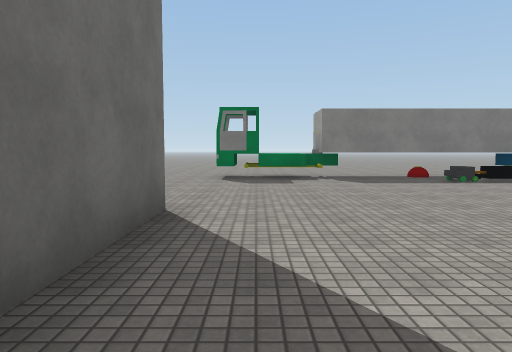
[1] (above)

24 first-person views from a walk through a 3-D level made in the Unity game engine. The camera is 1.3 m above the floor, tilts 4° down and sees 70° across. The floor is counted in squares, 2 m on a side. Each view is taken from the middle of a square. On the plan, view 1 faces up. The plan holds only what a view shows up to about 11 squares ahead; the rest is blank. The place goes on beyond the plan. The player is left out. Surface patterns are stand-ins for the level's own textures.

[2]
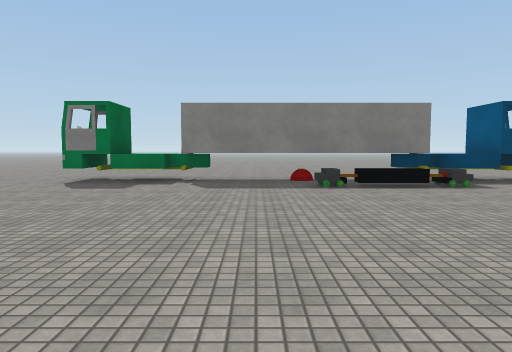

[3]
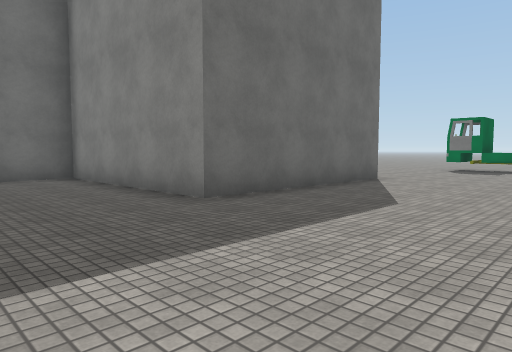

[4]
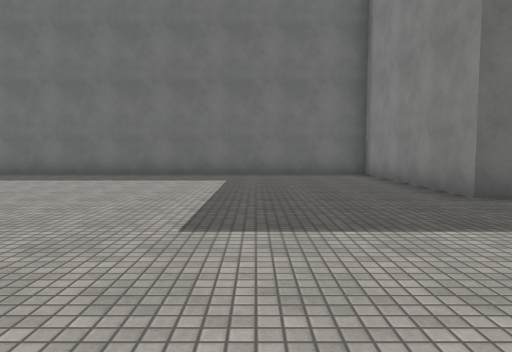

[5]
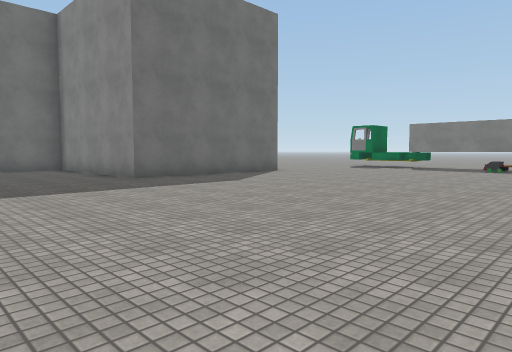

[6]
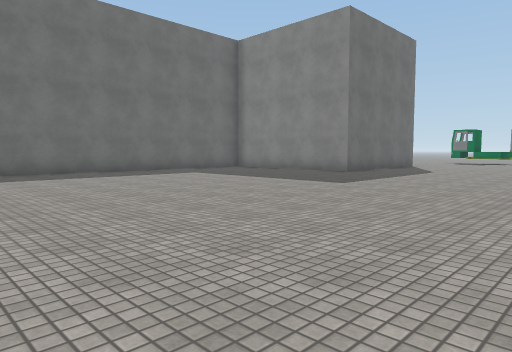

[7]
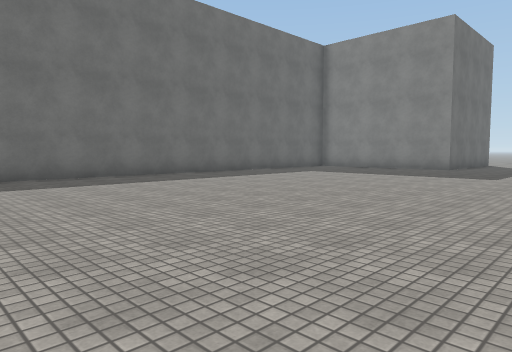

[8]
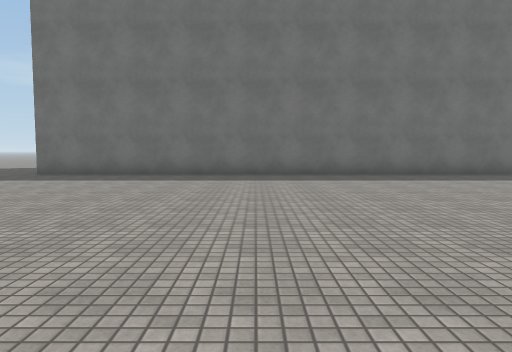

[9]
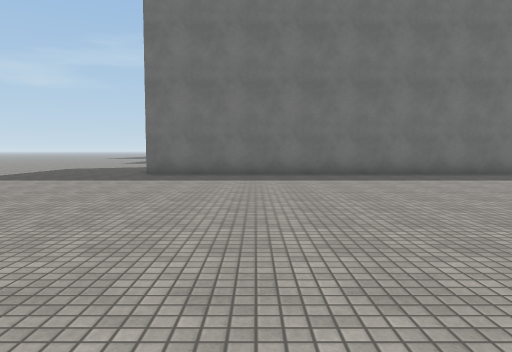

[10]
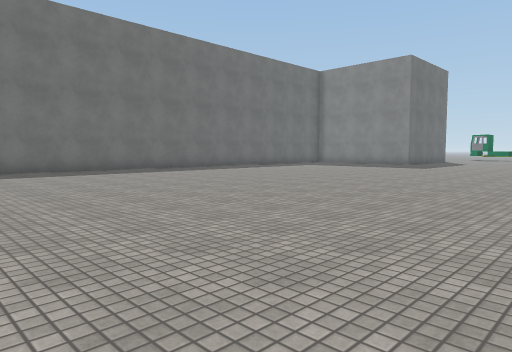

[11]
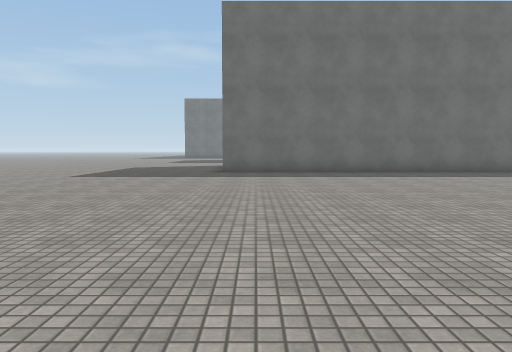

[12]
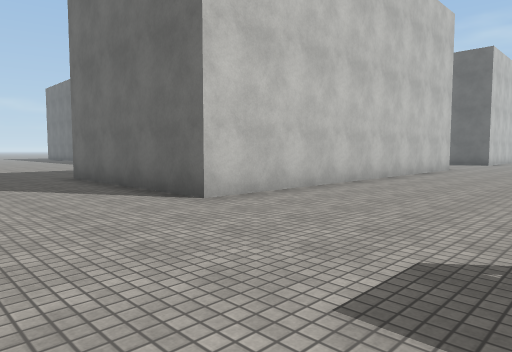

[13]
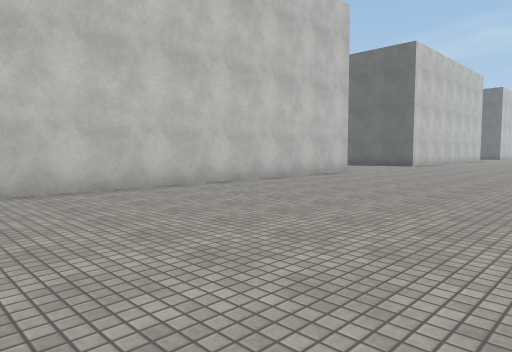

[14]
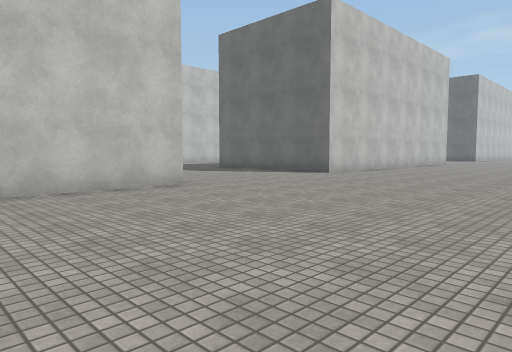

[15]
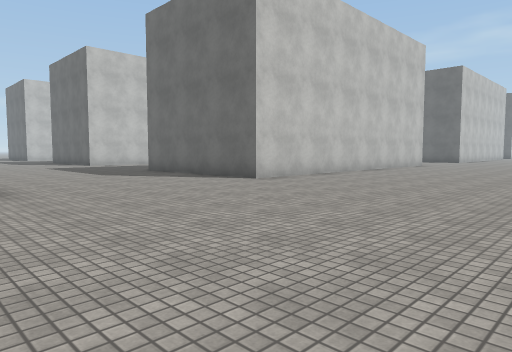

[16]
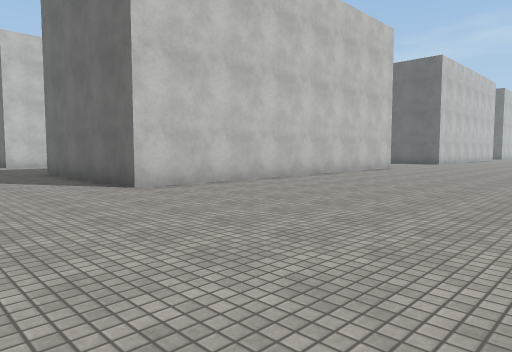

[17]
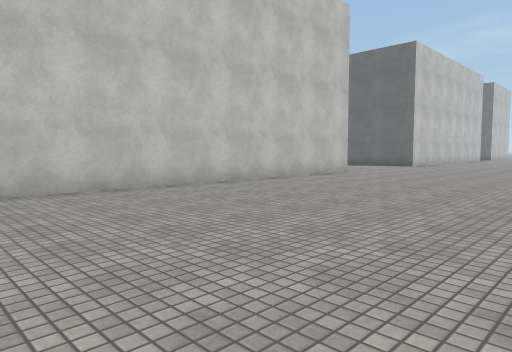

[18]
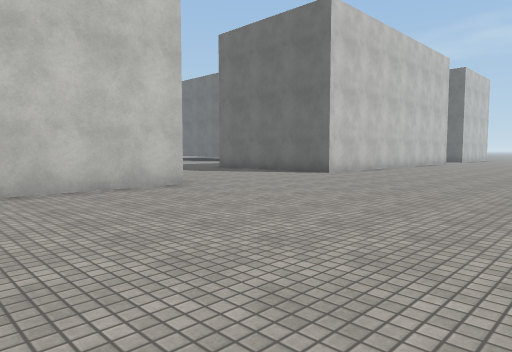

[19]
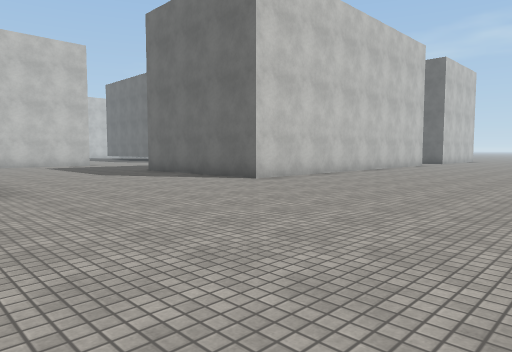

[20]
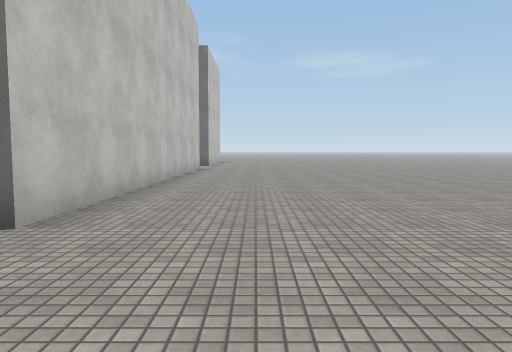

[21]
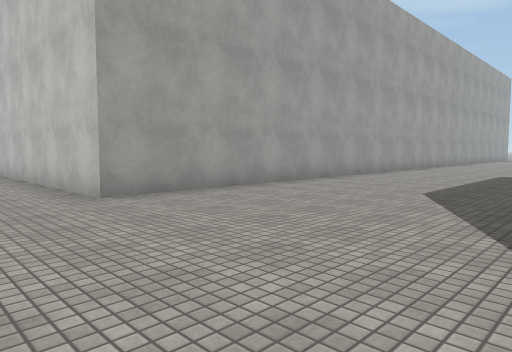

[22]
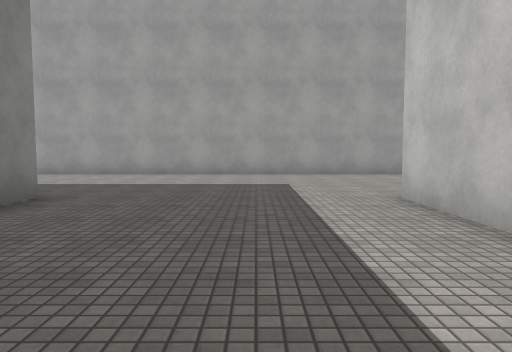

[23]
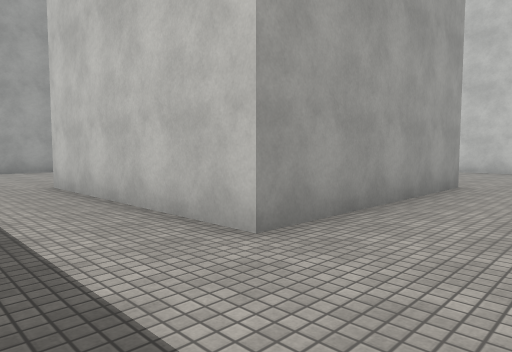

[24]
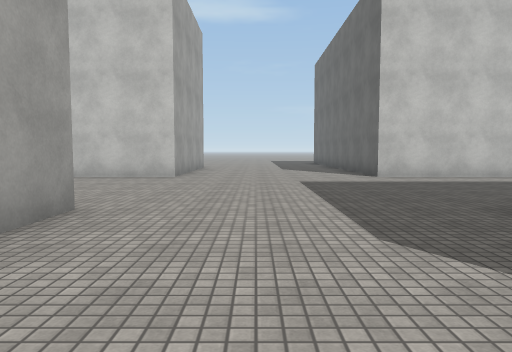

### Floor plan
Key: @ floor where view 1 was taken; # wall or solid block; x gap in a wall; . floor; T thing the floor can be seen under or through; O other object.
Columns run from 35 left of view 1 to 7 right of it. Each row starts with its distance up from view 1.
 10 ...    .......  .............  ....x....
  9 ..................................OOOTTT #O
  8 ....................................O...##O
  7 ...........................................
  6 ...........................................
  5 ..........................................
  4 #####....###########....###########......
  3     #....          #....#         #.......
  2     #....          #....#         #.......
  1     #....          #....#         #.......
  0     #....          #....#         #@......
 -1      ....         ##....#    ######.......
 -2       ...       ........#    #.............
 -3                .........#    #.............
 -4             ............#    #.............
 -5             ............#    #.............
 -6             ..######....#    #..........
 -7             ..#      ...#    #..........
 -8            ...#         #    #...........
 -9           ....#              #...........
-10           ....#              #...........
-11           ....#              #...........
-12         ........             #...........
-13         ........             #...........
-14        ..........            #...........
-15       ...........            #............
-16       ####....####           #............
-17          #....#              #............
-18          #....#              #............
-19                              #..........
-20                              #...........
-21                              #..........
-22                             ...........
-23                             .........

Positions as (right, up) in squares from view 1, and headings:
1: (0, 0), facing up
2: (3, 1), facing up
3: (3, -4), facing up-left
4: (4, -4), facing left
5: (7, -5), facing up-left
6: (5, -11), facing up-left
7: (3, -14), facing up-left
8: (4, -15), facing left
9: (4, -18), facing left
10: (6, -18), facing up-left
11: (5, -20), facing left
12: (2, 8), facing down-left
13: (-1, 10), facing down-left
14: (-7, 10), facing down-left
15: (-10, 10), facing down-left
16: (-13, 10), facing down-left
17: (-16, 10), facing down-left
18: (-22, 10), facing down-left
19: (-25, 10), facing down-left
20: (-28, 6), facing left
21: (-16, 6), facing down-right
22: (-21, -4), facing right
23: (-23, -4), facing down-right
24: (-23, -7), facing down
